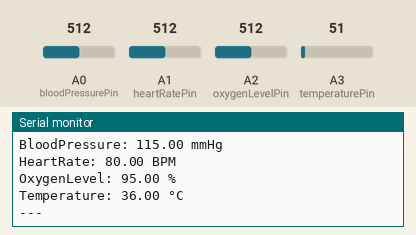
This sketch was run on a simulated Arduino Uno, built with avr-gcc and run on an emulated ATmega328P. On the bench: the last lines printed to the serial monitor. The inputs (shaded band) are chosen by the test bench; at power-on: A0 (bloodPressurePin) = 512, A1 (heartRatePin) = 512, A2 (oxygenLevelPin) = 512, A3 (temperaturePin) = 51.

Above: at 2.8 s.
2.9 s: A0 (bloodPressurePin) set to 716
4.4 s: A1 (heartRatePin) set to 716
5.9 s: A2 (oxygenLevelPin) set to 716
At 6.6 s:
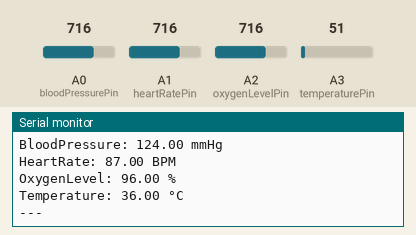
7.4 s: A0 (bloodPressurePin) set to 992
8.9 s: A1 (heartRatePin) set to 992
10.4 s: A2 (oxygenLevelPin) set to 992
At 11.6 s:
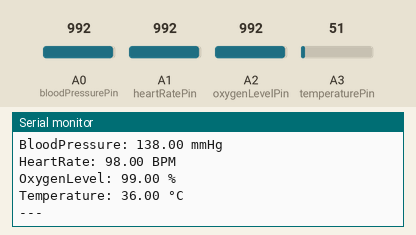
Timing chart, 0 to 12.9 s (numbered marks = the images above; inputs shaded):
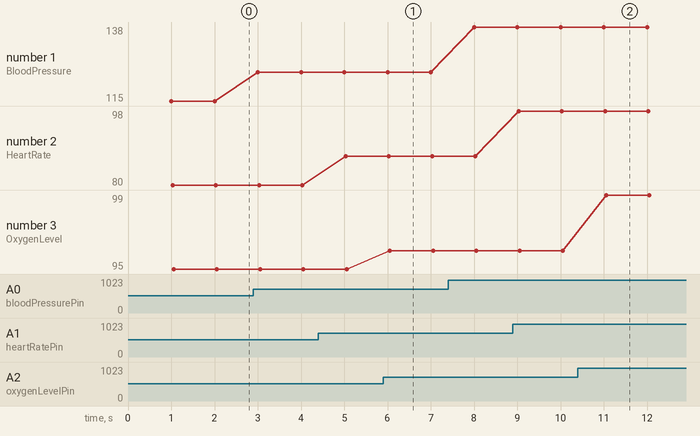

The sketch:

sensor_simulation.ino
```cpp
// Pin definitions for sensors
const int bloodPressurePin = A0; // Simulated for blood pressure
const int heartRatePin = A1;     // Simulated for heart rate
const int oxygenLevelPin = A2;   // Simulated for oxygen level
const int temperaturePin = A3;   // Simulated for body temperature

// Interval for sending data (in milliseconds)
const unsigned long sendInterval = 1000;
unsigned long previousMillis = 0;

void setup() {
  // Initialize serial communication
  Serial.begin(9600);

  // Configure pins as input
  pinMode(bloodPressurePin, INPUT);
  pinMode(heartRatePin, INPUT);
  pinMode(oxygenLevelPin, INPUT);
  pinMode(temperaturePin, INPUT);

  // Startup message
  Serial.println("Initializing sensor simulation...");
}

void loop() {
  // Get the current time
  unsigned long currentMillis = millis();

  // Send data at specified intervals
  if (currentMillis - previousMillis >= sendInterval) {
    previousMillis = currentMillis;

    // Simulate sensor data
    int bloodPressure = analogRead(bloodPressurePin); // Value between 0 and 1023
    int heartRate = analogRead(heartRatePin);         // Value between 0 and 1023
    int oxygenLevel = analogRead(oxygenLevelPin);     // Value between 0 and 1023
    int temperature = analogRead(temperaturePin);     // Value between 0 and 1023

    // Scale simulated values to realistic ranges
    float bloodPressureScaled = map(bloodPressure, 0, 1023, 90, 140); // Blood pressure (90-140 mmHg)
    float heartRateScaled = map(heartRate, 0, 1023, 60, 100);         // Heart rate (60-100 BPM)
    float oxygenLevelScaled = map(oxygenLevel, 0, 1023, 90, 100);     // Oxygen level (90-100%)
    float temperatureScaled = map(temperature, 0, 1023, 36, 38);      // Temperature (36-38 °C)

    // Send data via serial with labels
    Serial.print("BloodPressure: ");
    Serial.print(bloodPressureScaled);
    Serial.println(" mmHg");

    Serial.print("HeartRate: ");
    Serial.print(heartRateScaled);
    Serial.println(" BPM");

    Serial.print("OxygenLevel: ");
    Serial.print(oxygenLevelScaled);
    Serial.println(" %");

    Serial.print("Temperature: ");
    Serial.print(temperatureScaled);
    Serial.println(" °C");

    Serial.println("---"); // Separator for readability
  }
}
```

Measured:
- after the input at 5.9 s, the serial monitor: prints a new line after 0.15 s (image 1)
- after the input at 10.4 s, the serial monitor: prints a new line after 0.65 s (image 2)
- plotted number 1: 115 → 124 after the input at 2.9 s, 124 → 138 after the input at 7.4 s
- plotted number 2: 80 → 87 after the input at 4.4 s, 87 → 98 after the input at 8.9 s
- plotted number 3: 95 → 96 after the input at 5.9 s, 96 → 99 after the input at 10.4 s
